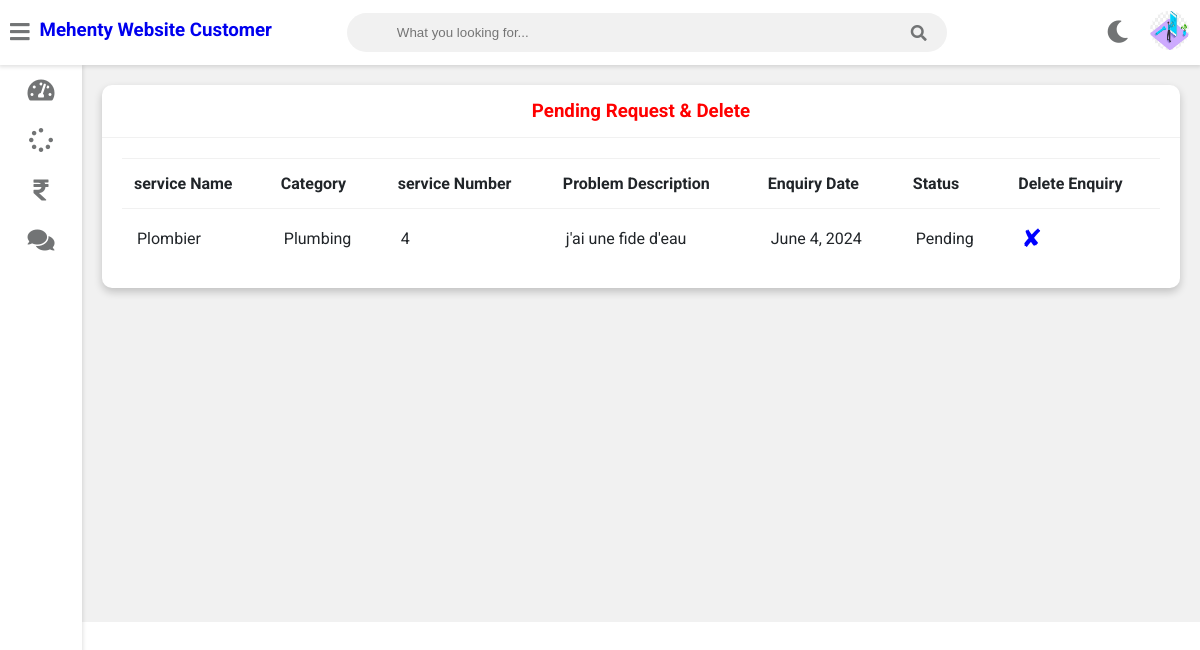
The page /customer-view-request (signed in) on the database its author committed.
### service/models.py (models this page shows, shortened)
class Customer(models.Model):
    user=models.OneToOneField(User,on_delete=models.CASCADE)
    profile_pic= models.ImageField(upload_to='profile_pic/CustomerProfilePic/',null=True,blank=True)
    address = models.CharField(max_length=40)
    mobile = models.CharField(max_length=20,null=False)

class Request(models.Model):
    cat=(('Plumbing', 'Plumbing'),('Electricity', 'Electricity'),('Painting', 'Painting'),('Carpentry', 'Carpentry'))
    category=models.CharField(max_length=50,choices=cat)
    service_no=models.PositiveIntegerField(null=False)
    service_name = models.CharField(max_length=40,null=False)
    problem_description = models.CharField(max_length=500,null=False)
    date=models.DateField(auto_now=True)
    cost=models.PositiveIntegerField(null=True)
    customer=models.ForeignKey('Customer', on_delete=models.CASCADE,null=True)
    Technician=models.ForeignKey('Technician',on_delete=models.CASCADE,null=True)
    stat=(('Pending','Pending'),('Approved','Approved'),('Repairing','Repairing'),('Repairing Done','Repairing Done'),('Released','Released'))
    status=models.CharField(max_length=50,choices=stat,default='Pending',null=True)

### service/views.py (the view)
# urls.py: path('customer-view-request',views.customer_view_request_view,name='customer-view-request'),
@login_required(login_url='customerlogin')
@user_passes_test(is_customer)
def customer_view_request_view(request):
    customer=models.Customer.objects.get(user_id=request.user.id)
    enquiries=models.Request.objects.all().filter(customer_id=customer.id , status="Pending")
    return render(request,'service/customer_view_request.html',{'customer':customer,'enquiries':enquiries})

### service/views.py (called while the page is built)
def is_customer(user):
    return user.groups.filter(name='CUSTOMER').exists()

### templates/service/customer_view_request.html
{% extends 'service/customerbase.html' %}
{% block content %}
	<div class="wrapper">
		<div class="row">
			<div class="col-12 col-m-12 col-sm-12">
				<div class="card">
					<div class="card-header">
						<h3 style="color:red; text-align:center" >Pending Request & Delete
						</h3>
					</div>
					<div class="card-content">
						<table>
							<thead>
                <tr>
                  <th>service Name</th>
                  <th>Category</th>
                  <th>service Number</th>
                  <th>Problem Description</th>
                  <th>Enquiry Date</th>
                  <th>Status</th>
								  <th>Delete Enquiry</th>
                </tr>
							</thead>
							<tbody>
                {% for enq in enquiries %}
                <tr>
                  <td>{{enq.service_name}}</td>
                  <td>{{enq.category}}</td>
                  <td>{{enq.service_no}}</td>
                  <td>{{enq.problem_description}}</td>
                  <td>{{enq.date}}</td>
                  <td>{{enq.status}}</td>
                  <td><a style="color:blue; text-decoration:none;font-size:25px;"href="{% url 'customer-delete-request' enq.id  %}">&#10008;</a></td>
                </tr>
                {% endfor %}
							</tbody>
						</table>
					</div>
				</div>
			</div>
		</div>
<br><br><br><br><br><br><br><br><br><br><br><br><br><br><br><br>
	</div>
{% endblock content %}

### templates/service/customerbase.html (shortened to what this page needs)
<!DOCTYPE html>
{% load static %}
<html>
<head>
	<link rel="stylesheet" type="text/css" href="https://cdnjs.cloudflare.com/ajax/libs/Chart.js/2.9.3/Chart.min.css">
	<link rel="stylesheet" type="text/css" href="{% static "fontawesome-free/css/all.min.css" %}">
	<link rel="stylesheet" type="text/css" href="{% static "style.css" %}">
</head>
<body class="overlay-scrollbar">
	<div class="navbar">
		<ul class="navbar-nav">
			<li class="nav-item">
				<a class="nav-link">
					<i class="fas fa-bars" onclick="collapseSidebar()"></i>
				</a>
			</li>
			<li class="nav-item">
			<a style="text-decoration:none;"href="/customer-dashboard"><h3>Mehenty Website Customer</h3></a>
			</li>
		</ul>
		<form class="navbar-search">
			<input type="text" name="Search" class="navbar-search-input" placeholder="What you looking for...">
			<i class="fas fa-search"></i>
		</form>
		<ul class="navbar-nav nav-right">
			<li class="nav-item mode">
				<a class="nav-link" href="#" onclick="switchTheme()">
					<i class="fas fa-moon dark-icon"></i>
				</a>
			</li>
			<li class="nav-item avt-wrapper">
				<div class="avt dropdown">
					<img src="{{  customer.profile_pic.url }} " alt="User image" class="dropdown-toggle" data-toggle="user-menu">
				</div>
			</li>
		</ul>
	</div>
	<div class="sidebar">
		<ul class="sidebar-nav">
			<li class="sidebar-nav-item">
				<a href="/customer-dashboard" class="sidebar-nav-link">
					<div>
						<i class="fas fa-tachometer-alt"></i>
					</div>
				</a>
			</li>
			<li  class="sidebar-nav-item">
				<a href="/customer-request" class="sidebar-nav-link">
					<div>
						<i class="fas fa-spinner"></i>
					</div>
				</a>
			</li>
			<li  class="sidebar-nav-item">
				<a href="/customer-invoice" class="sidebar-nav-link">
					<div>
						<i class="fas fa-rupee-sign"></i>
					</div>
				</a>
			</li>
			<li  class="sidebar-nav-item">
				<a href="/customer-feedback" class="sidebar-nav-link">
					<div>
					<i class="fas fa-comments"></i>
					</div>
				</a>
			</li>
		</ul>
	</div>
<div>
	<div class="content">
		{% block content %}
		{% endblock content %}
	</div>
</div>
</body>
</html>

### static/style.css (style rules this page uses)
:root { --primary-color: #4834d4; --success-color: #6ab04c; --warning-color: #f0932b; --danger-color: #eb4d4b; --light-color: #212529; --light-second-color: #727475; --light-background: #ffffff; --light-second-background: #f1f1f1; --dark-color: #909090; --dark-second-color: #f5f6fa; --dark-background: #23242D; --dark-second-background: #181818; }
.light { --main-bg-color: var(--light-background); --second-bg-color: var(--light-second-background); --main-color: var(--light-color); --second-color: var(--light-second-color); }
* { box-sizing: border-box; }
body { font-family: 'Roboto', sans-serif; background: var(--main-bg-color); color: var(--main-color); margin: 0; }
.navbar { display: flex; flex-direction: row; background: var(--main-bg-color); color: var(--main-color); position: fixed; top: 0; right: 0; left: 0; z-index: 101; box-shadow: rgba(0,0,0,0.12) 0px 1px 4px 1px; }
.navbar-nav { list-style: none; display: flex; flex-direction: row; padding-left: 0; margin-bottom: 0; margin-top: 0; }
.nav-link { float: left; text-align: center; padding: 21px 10px; text-decoration: none; font-size: 17px; color: var(--second-color); position: relative; }
.navbar-nav i { font-size: 1.4rem; }
.nav-right { margin-left: auto; }
.navbar-search { position: relative; margin: auto; width: 50%; }
.navbar-search input { background: var(--second-bg-color); border: none; padding: 12px 50px 12px 50px; width: 100%; outline: none; color: var(--main-color); border-radius: 20px; }
.navbar-search i { position: absolute; top: 50%; right: 20px; transform: translateY(-50%); color: var(--second-color); cursor: pointer; }
.avt img { width: 39px; height: 39px; border-radius: 50%; }
.avt { padding: 11px }
.dropdown { position: relative; }
.wrapper { padding: 10px; margin-left: 82px; padding-top: 75px; background: var(--second-bg-color); transition: margin-left .5s; }
.sidebar { width: 82px; height: 100vh; position: fixed; margin-top: 65px; background: var(--main-bg-color); box-shadow: rgba(0,0,0,0.12) 0px 1px 4px 1px; overflow: hidden; z-index: 100; transition: width .5s; }
.sidebar-nav { list-style: none; padding: 0; margin: 0; display: flex; flex-direction: column; align-items: center; height: 100vh; }
.sidebar-nav-item { width: 100%; }
.sidebar-nav-link { display: flex; align-items: center; color: var(--main-color); text-decoration: none; }
.sidebar-nav-link i { font-size: 1.5rem; color: var(--second-color); position: absolute; left: 50%; top: 50%; transform: translate(-50%, -50%); }
.sidebar-nav-link div { min-width: 82px; height: 50px; position: relative; }
.row { display: flex; flex-wrap: wrap; flex-direction: row; }
.row:after, .row:before { box-sizing: border-box; }
[class*="col-"] { padding: 10px; }
@media only screen and (min-width: 600px) { .col-sm-12 { width: 100%; } }
@media only screen and (min-width: 768px) { .col-m-12 { width: 100%; } }
@media only screen and (min-width: 992px) { .col-12 { width: 100%; } }
.card { background: var(--main-bg-color); color: var(--main-color); border-radius: 10px; margin-bottom: 10px; box-shadow: 0 4px 8px 0 rgba(0,0,0,0.2); }
.card-header { padding: 15px 30px; border-bottom: 1px solid var(--second-bg-color); position: relative; }
.card-header h3 { margin: 0; }
.card-content { padding: 20px; overflow-x: auto; }
table { border-collapse: collapse; width: 100%; }
table td { border-top: 1px solid var(--second-bg-color); padding: 15px; }
table th { border-top: 1px solid var(--second-bg-color); border-bottom: 1px solid var(--second-bg-color); padding: 15px 12px; text-align: left; }

### rows shown on the page
Customer: profile_pic (picture)
Request: service_name "Plombier", category "Plumbing", service_no "4", problem_description "j'ai une fide d'eau", date "June 4, 2024", status "Pending"
